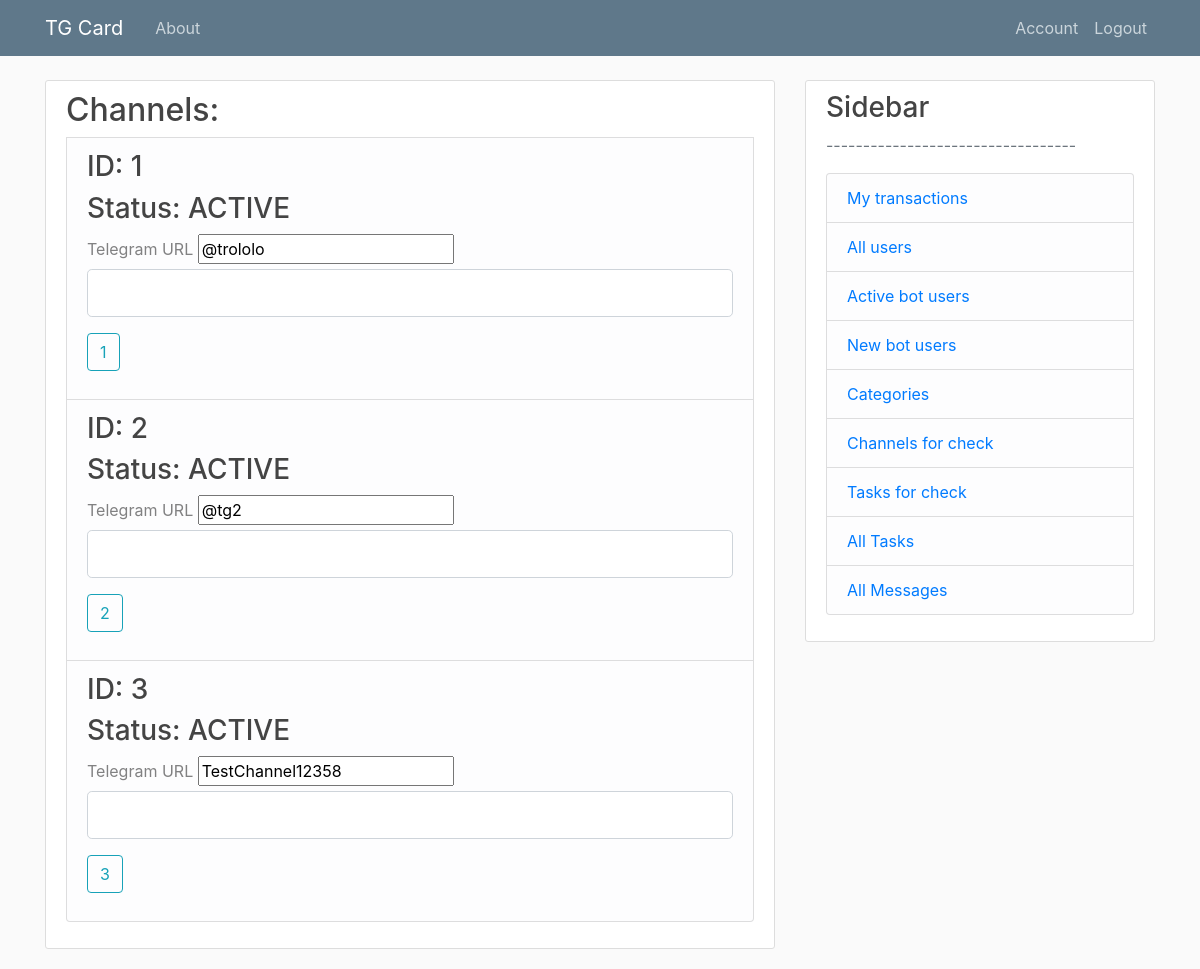
Page /channel/check (signed in) on the earlier database version.
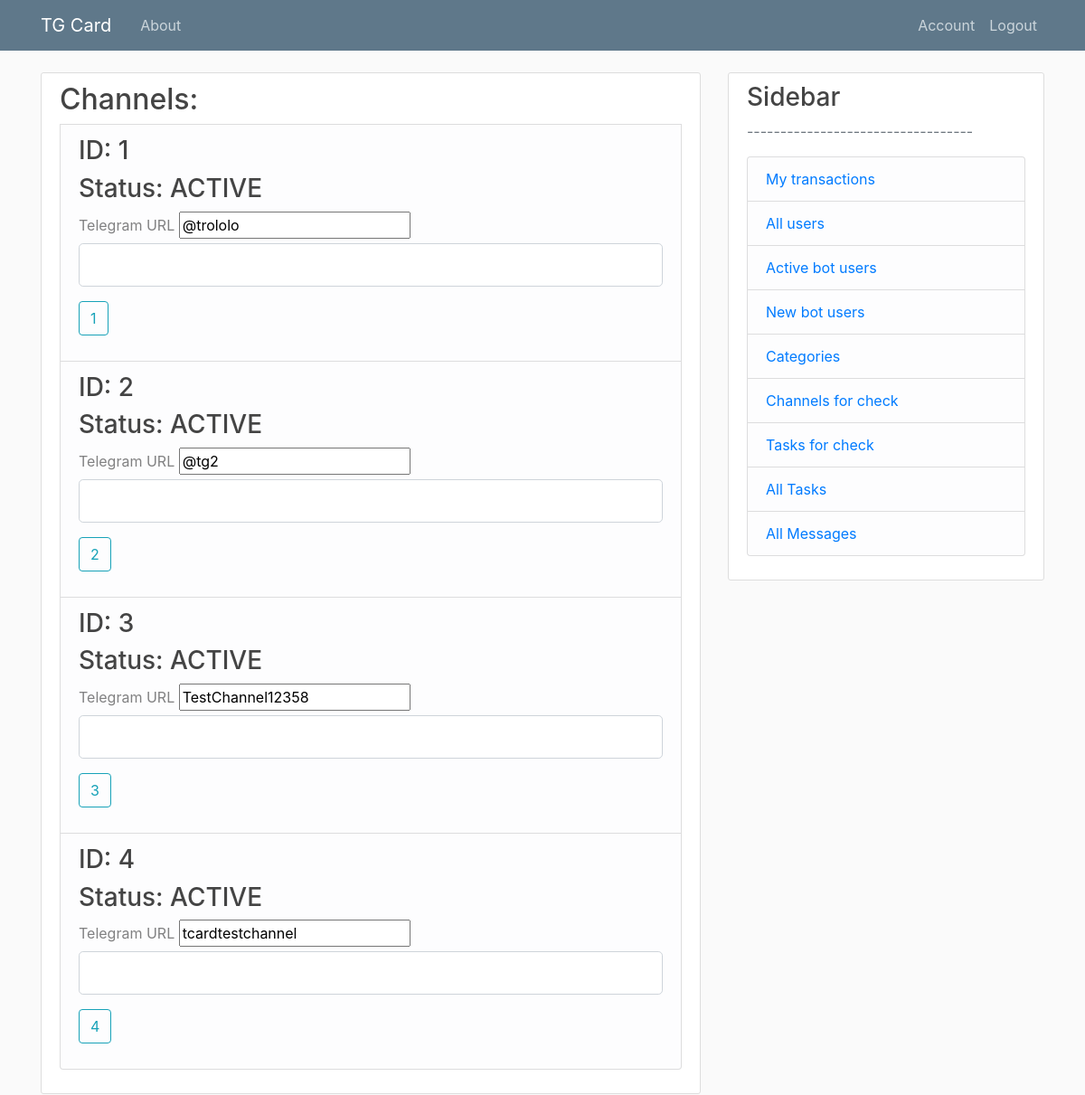
Same page on the later database version.
### models.py (models this page shows, shortened)
class Channel(db.Model):
    id = db.Column(db.Integer, primary_key=True)
    tgUrl = db.Column(db.String, index=True, unique=True, nullable=False)
    status = db.Column(db.Integer, index=True, nullable=False) # active \ inactive
    partnerId = db.Column(db.Integer, db.ForeignKey('user.id'), nullable=False)
    categoryListAff = db.relationship('CategoryListAff', backref='channel', lazy=True)

### routes.py (the view)
@app.route("/channel/check", methods=['GET', 'POST'])
@login_required
@moderator_access_level()
def channelCheck():
    channels = Channel.query.all()
    form = EditChannelForm()
    channel_id = 'none_channel'
    if form.validate_on_submit():
        channel_id = request.form.get('submit')
        channel = Channel.query.filter_by(id=channel_id).first()
        channel.change_url(form.tgUrl.data)
        flash('Channel changed', 'success')
        return redirect(url_for('channelCheck'))
    return render_template('channelCheck.html', title='ChannelCheck', form=form, channels=channels)

### forms.py
class EditChannelForm(FlaskForm):
    tgUrl = StringField('Telegram URL')
    submit = SubmitField('change channel')

### models.py (called while the page is built)
@login_manager.user_loader
def load_user(user_id):
    return User.query.get(int(user_id))

### routes.py (called while the page is built)
def moderator_access_level():
    def decorator(f):
        @wraps(f)
        def decorated_function(*args, **kwargs):
            if current_user.role != 'MODERATOR':
                return redirect(url_for('access_error_page'))
            return f(*args, **kwargs)
        return decorated_function
    return decorator

### templates/channelCheck.html (shortened to what this page needs)
{% extends "layout.html" %}
{% block content %}
    <div class="content-section">
    <form method="POST" action="{{ url_for('channelCheck') }}">
    <fieldset class="form-group">
    <h2>Channels: </h2>
    {% for channel in channels %}
    <li class="list-group-item list-group-item-light">
        <ul class="list-group">
            <h3>ID: {{channel.id}}</h3>
            <h3>Status: {{channel.status}}</h3>
            <div class="form-group">
                {{ form.tgUrl.label(class="form-control-label") }}
                {% if form.tgUrl.errors %}
                    {{ form.tgUrl(class="form-control form-control-lg is-invalid") }}
                    <div class="invalid-feedback">
                        {% for error in form.tgUrl.errors %}
                            <span>{{ error }}</span>
                        {% endfor %}
                    </div>
                {% else %}
                    {{ form.tgUrl(value = channel.tgUrl) }}
                    {{ form.tgUrl(class="form-control form-control-lg") }}
                {% endif %}
            </div>
    	    <div class="form-group">
                <input class="btn btn-outline-info" id="submit" name="submit" type="submit" value="{{ channel.id }}">
    	    </div>
        </ul>
    </li>
    {% endfor %}
            </fieldset>
        </form>
    </div>
{% endblock content %}

Differences in the rows shown:
added Channel: id "4", status "ACTIVE", tgUrl.label "Telegram URL", tgUrl "tcardtestchannel", submit "4"
